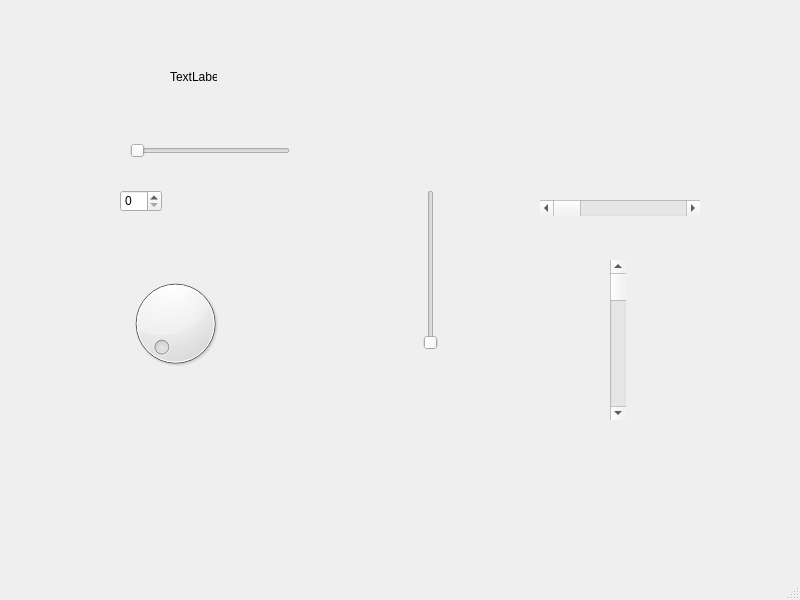
<?xml version="1.0" encoding="UTF-8"?>
<ui version="4.0">
 <class>MainWindow</class>
 <widget class="QMainWindow" name="MainWindow">
  <property name="geometry">
   <rect>
    <x>0</x>
    <y>0</y>
    <width>800</width>
    <height>600</height>
   </rect>
  </property>
  <property name="windowTitle">
   <string>MainWindow</string>
  </property>
  <widget class="QWidget" name="centralwidget">
   <widget class="QSlider" name="hsOurs">
    <property name="geometry">
     <rect>
      <x>130</x>
      <y>140</y>
      <width>160</width>
      <height>22</height>
     </rect>
    </property>
    <property name="orientation">
     <enum>Qt::Horizontal</enum>
    </property>
   </widget>
   <widget class="QSlider" name="vsOurs">
    <property name="geometry">
     <rect>
      <x>420</x>
      <y>190</y>
      <width>22</width>
      <height>160</height>
     </rect>
    </property>
    <property name="orientation">
     <enum>Qt::Vertical</enum>
    </property>
   </widget>
   <widget class="QLabel" name="lbHs">
    <property name="geometry">
     <rect>
      <x>170</x>
      <y>70</y>
      <width>47</width>
      <height>13</height>
     </rect>
    </property>
    <property name="text">
     <string>TextLabel</string>
    </property>
   </widget>
   <widget class="QSpinBox" name="sbHs">
    <property name="geometry">
     <rect>
      <x>120</x>
      <y>190</y>
      <width>42</width>
      <height>22</height>
     </rect>
    </property>
   </widget>
   <widget class="QDial" name="dial">
    <property name="geometry">
     <rect>
      <x>110</x>
      <y>273</y>
      <width>131</width>
      <height>101</height>
     </rect>
    </property>
   </widget>
   <widget class="QScrollBar" name="hsSb">
    <property name="geometry">
     <rect>
      <x>540</x>
      <y>200</y>
      <width>160</width>
      <height>16</height>
     </rect>
    </property>
    <property name="orientation">
     <enum>Qt::Horizontal</enum>
    </property>
   </widget>
   <widget class="QScrollBar" name="vsSb">
    <property name="geometry">
     <rect>
      <x>610</x>
      <y>260</y>
      <width>16</width>
      <height>160</height>
     </rect>
    </property>
    <property name="orientation">
     <enum>Qt::Vertical</enum>
    </property>
   </widget>
  </widget>
  <widget class="QMenuBar" name="menubar">
   <property name="geometry">
    <rect>
     <x>0</x>
     <y>0</y>
     <width>800</width>
     <height>21</height>
    </rect>
   </property>
  </widget>
  <widget class="QStatusBar" name="statusbar"/>
 </widget>
 <resources/>
 <connections/>
</ui>
